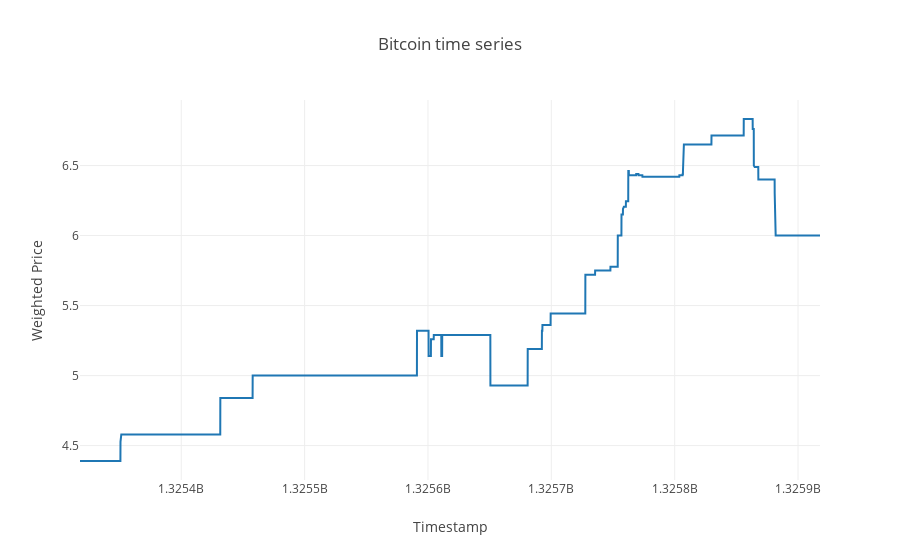

Write notebook code for a chart like this one.
### Code cell
# # # plot the total bitcoin Series
trace = go.Scatter(
    x = Timestamp_train,
    y = X_train,
    mode = 'lines',
    name = 'bitcoin time-series per minute')

layout = dict(title = 'Bitcoin time series',
              xaxis = dict(title = 'Timestamp'),
              yaxis = dict(title = 'Weighted Price'))

fig = dict(data=[trace], layout=layout)
plotly.offline.iplot(fig, filename='total-series-plot')

### Figure 1 — Plotly figure (JSON) as saved in the notebook; plotly's stock layout.template omitted (floating-point values rounded to 4 significant figures; data arrays with more than 128 entries replaced by an {"elided": "..."} marker saying what was removed)
{"data": [{"mode": "lines", "name": "bitcoin time-series per minute", "type": "scatter", "x": {"elided": "9999 int values"}, "y": {"elided": "9999 float values"}}], "layout": {"title": "Bitcoin time series", "xaxis": {"title": "Timestamp"}, "yaxis": {"title": "Weighted Price"}}}
